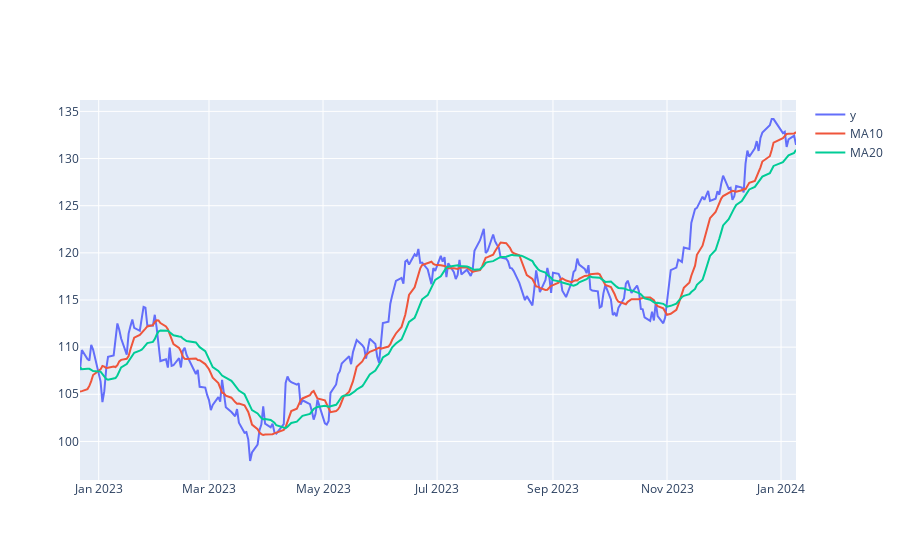

Here is the notebook cell this chart was saved with:
### Markdown cell above
### Visualizando os dados mais recentes: último ano ou 260 dias de operações.

### Code cell
limit = 260
df_limit = df.iloc[-limit:]
fig = go.Figure()
fig.add_trace(go.Scatter(x=df_limit.index, y=df_limit['y'], name='y'))
fig.add_trace(go.Scatter(x=df_limit.index, y=df_limit['MA10'], name='MA10'))
fig.add_trace(go.Scatter(x=df_limit.index, y=df_limit['MA20'], name='MA20'))
fig.show()

### Figure 1 — Plotly figure (JSON) as saved in the notebook; plotly's stock layout.template omitted (floating-point values rounded to 4 significant figures; data arrays with more than 128 entries replaced by an {"elided": "..."} marker saying what was removed)
{"data": [{"name": "y", "type": "scatter", "x": {"elided": "260 str values"}, "y": {"elided": "260 float values"}}, {"name": "MA10", "type": "scatter", "x": {"elided": "260 str values"}, "y": {"elided": "260 float values"}}, {"name": "MA20", "type": "scatter", "x": {"elided": "260 str values"}, "y": {"elided": "260 float values"}}], "layout": {}}
